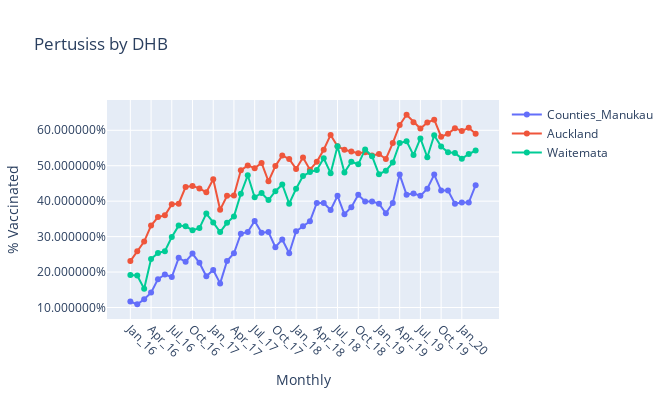

The notebook cell this image was saved under:
### Markdown cell above
The highest vaccination coverage rates (12 month period) are seen among Women domiciled in 
Auckland DHB (60.9%), followed by Waitematā DHB (54.8%) and Counties Manukau DHB (42.8%). 
The below graph is coverage by month of birth.

### Code cell
import pandas as pd
import matplotlib.pyplot as plt
import plotly.graph_objects as go
import numpy as np
%matplotlib inline
from plotly.offline import download_plotlyjs, init_notebook_mode, plot, iplot
init_notebook_mode(connected=True)
#Pertussis Tables
#DHBAll = pd.read_excel('G:/Funding Team/Planning/Health Information/HIAT/Michael Files/Antinatal Vaccination/April 2019 to March 2020/For Python.xlsx', 
                     #header=None, skiprows=7)
DHBAll = pd.ExcelFile('G:/Funding Team/Planning/Health Information/HIAT/Michael Files/Antinatal Vaccination/April 2019 to March 2020/For Python.xlsx')
DHBPert = pd.read_excel(DHBAll, 'Pertussis Graphs', skiprows=5)
DHB3 = DHBPert[['Counties_Manukau','Auckland','Waitemata']]

DHB3=DHB3.round(3)
# Declare a list that is to be converted into a column 
Monthly = ['Jan_16', 'Feb_16', 'Mar_16', 'Apr_16','May_16', 'Jun_16', 'Jul_16', 'Aug_16','Sep_16', 'Oct_16', 'Nov_16', 'Dec_16',
           'Jan_17', 'Feb_17', 'Mar_17', 'Apr_17','May_17', 'Jun_17', 'Jul_17', 'Aug_17','Sep_17', 'Oct_17', 'Nov_17', 'Dec_17',
           'Jan_18', 'Feb_18', 'Mar_18', 'Apr_18','May_18', 'Jun_18', 'Jul_18', 'Aug_18','Sep_18', 'Oct_18', 'Nov_18', 'Dec_18',
           'Jan_19', 'Feb_19', 'Mar_19', 'Apr_19','May_19', 'Jun_19', 'Jul_19', 'Aug_19','Sep_19', 'Oct_19', 'Nov_19', 'Dec_19',
           'Jan_20', 'Feb_20', 'Mar_20', 'Apr_20','May_20', 'Jun_20', 'Jul_20', 'Aug_20','Sep_20', 'Oct_20', 'Nov_20', 'Dec_20'] 

# Using 'Address' as the column name 
# and equating it to the list 
DHB3['Monthly'] = Monthly 
DHB3=DHB3.dropna()
random_x = DHB3["Monthly"].tolist()
# using to_numpy() 
random_y0 = DHB3['Counties_Manukau'].tolist()   

random_y1 = DHB3['Auckland'].tolist()  

random_y2 = DHB3['Waitemata'].tolist()   


#import numpy as np

# Create traces
fig = go.Figure()
fig.add_trace(go.Scatter(x=random_x, y=random_y0,
                    mode='lines+markers',
                    name='Counties_Manukau'))
fig.add_trace(go.Scatter(x=random_x, y=random_y1,
                    mode='lines+markers',
                    name='Auckland'))
fig.add_trace(go.Scatter(x=random_x, y=random_y2,
                   mode='lines+markers',
                    name='Waitemata'))

# Edit the layout
#fig.update_layout(title='Pertusiss by Ethnicity',
                   #xaxis_title='Quarter',
                   #yaxis_title='Percentage')

fig.update_layout(xaxis_type='category',
                  title_text='Pertusiss by DHB',
                  xaxis_title='Monthly',
                  yaxis_title='% Vaccinated')
fig.update_xaxes(tickangle=45)
fig.update_yaxes(tickformat="%")
#fig.update_layout(legend_orientation="h")
fig.update_layout(showlegend=True)
fig.update_layout(autosize=False,
                 width=670,
                 height=400,)
fig.show()
plt.show()

### Figure 1 — Plotly figure (JSON) as saved in the notebook; plotly's stock layout.template omitted (floating-point values rounded to 4 significant figures)
{"data": [{"mode": "lines+markers", "name": "Counties_Manukau", "type": "scatter", "x": ["Jan_16", "Feb_16", "Mar_16", "Apr_16", "May_16", "Jun_16", "Jul_16", "Aug_16", "Sep_16", "Oct_16", "Nov_16", "Dec_16", "Jan_17", "Feb_17", "Mar_17", "Apr_17", "May_17", "Jun_17", "Jul_17", "Aug_17", "Sep_17", "Oct_17", "Nov_17", "Dec_17", "Jan_18", "Feb_18", "Mar_18", "Apr_18", "May_18", "Jun_18", "Jul_18", "Aug_18", "Sep_18", "Oct_18", "Nov_18", "Dec_18", "Jan_19", "Feb_19", "Mar_19", "Apr_19", "May_19", "Jun_19", "Jul_19", "Aug_19", "Sep_19", "Oct_19", "Nov_19", "Dec_19", "Jan_20", "Feb_20", "Mar_20"], "y": [0.117, 0.109, 0.123, 0.142, 0.18, 0.193, 0.186, 0.24, 0.229, 0.252, 0.226, 0.188, 0.206, 0.168, 0.231, 0.253, 0.308, 0.313, 0.344, 0.311, 0.313, 0.27, 0.292, 0.253, 0.315, 0.329, 0.343, 0.395, 0.395, 0.375, 0.415, 0.363, 0.383, 0.418, 0.399, 0.399, 0.393, 0.366, 0.395, 0.475, 0.418, 0.422, 0.415, 0.435, 0.475, 0.43, 0.43, 0.393, 0.396, 0.396, 0.445]}, {"mode": "lines+markers", "name": "Auckland", "type": "scatter", "x": ["Jan_16", "Feb_16", "Mar_16", "Apr_16", "May_16", "Jun_16", "Jul_16", "Aug_16", "Sep_16", "Oct_16", "Nov_16", "Dec_16", "Jan_17", "Feb_17", "Mar_17", "Apr_17", "May_17", "Jun_17", "Jul_17", "Aug_17", "Sep_17", "Oct_17", "Nov_17", "Dec_17", "Jan_18", "Feb_18", "Mar_18", "Apr_18", "May_18", "Jun_18", "Jul_18", "Aug_18", "Sep_18", "Oct_18", "Nov_18", "Dec_18", "Jan_19", "Feb_19", "Mar_19", "Apr_19", "May_19", "Jun_19", "Jul_19", "Aug_19", "Sep_19", "Oct_19", "Nov_19", "Dec_19", "Jan_20", "Feb_20", "Mar_20"], "y": [0.231, 0.259, 0.286, 0.331, 0.355, 0.36, 0.391, 0.393, 0.44, 0.443, 0.436, 0.425, 0.462, 0.376, 0.415, 0.416, 0.487, 0.501, 0.493, 0.508, 0.456, 0.499, 0.529, 0.519, 0.491, 0.523, 0.489, 0.511, 0.545, 0.587, 0.555, 0.545, 0.54, 0.535, 0.538, 0.529, 0.533, 0.519, 0.564, 0.615, 0.644, 0.623, 0.605, 0.622, 0.63, 0.582, 0.59, 0.606, 0.598, 0.607, 0.59]}, {"mode": "lines+markers", "name": "Waitemata", "type": "scatter", "x": ["Jan_16", "Feb_16", "Mar_16", "Apr_16", "May_16", "Jun_16", "Jul_16", "Aug_16", "Sep_16", "Oct_16", "Nov_16", "Dec_16", "Jan_17", "Feb_17", "Mar_17", "Apr_17", "May_17", "Jun_17", "Jul_17", "Aug_17", "Sep_17", "Oct_17", "Nov_17", "Dec_17", "Jan_18", "Feb_18", "Mar_18", "Apr_18", "May_18", "Jun_18", "Jul_18", "Aug_18", "Sep_18", "Oct_18", "Nov_18", "Dec_18", "Jan_19", "Feb_19", "Mar_19", "Apr_19", "May_19", "Jun_19", "Jul_19", "Aug_19", "Sep_19", "Oct_19", "Nov_19", "Dec_19", "Jan_20", "Feb_20", "Mar_20"], "y": [0.192, 0.19, 0.153, 0.237, 0.254, 0.259, 0.299, 0.331, 0.329, 0.318, 0.324, 0.365, 0.34, 0.313, 0.339, 0.357, 0.421, 0.473, 0.411, 0.423, 0.403, 0.428, 0.447, 0.393, 0.435, 0.471, 0.482, 0.488, 0.521, 0.479, 0.555, 0.481, 0.511, 0.504, 0.546, 0.527, 0.476, 0.486, 0.509, 0.564, 0.569, 0.53, 0.577, 0.524, 0.586, 0.554, 0.538, 0.536, 0.52, 0.533, 0.543]}], "layout": {"autosize": false, "height": 400, "showlegend": true, "title": {"text": "Pertusiss by DHB"}, "width": 670, "xaxis": {"tickangle": 45, "title": {"text": "Monthly"}, "type": "category"}, "yaxis": {"tickformat": "%", "title": {"text": "% Vaccinated"}}}}
